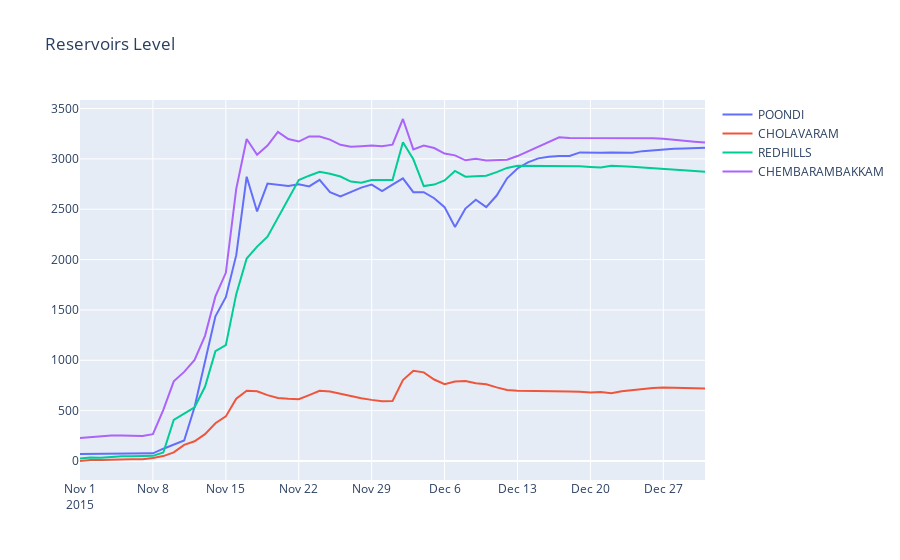

This figure's notebook cell:
### Code cell
rainfall_2015=res_df[(res_df["year"]==2015)&((res_df["month"]==11)|(res_df["month"]==12))]

data=[(go.Scatter(x=rainfall_2015["Date"],y=rainfall_2015[i],mode="lines",name=i)) for i in rainfall_2015.columns[1:5]]

layout=go.Layout(title=dict(text="Reservoirs Level",))

fig=go.Figure(data=data,layout=layout)
pyo.iplot(fig)
